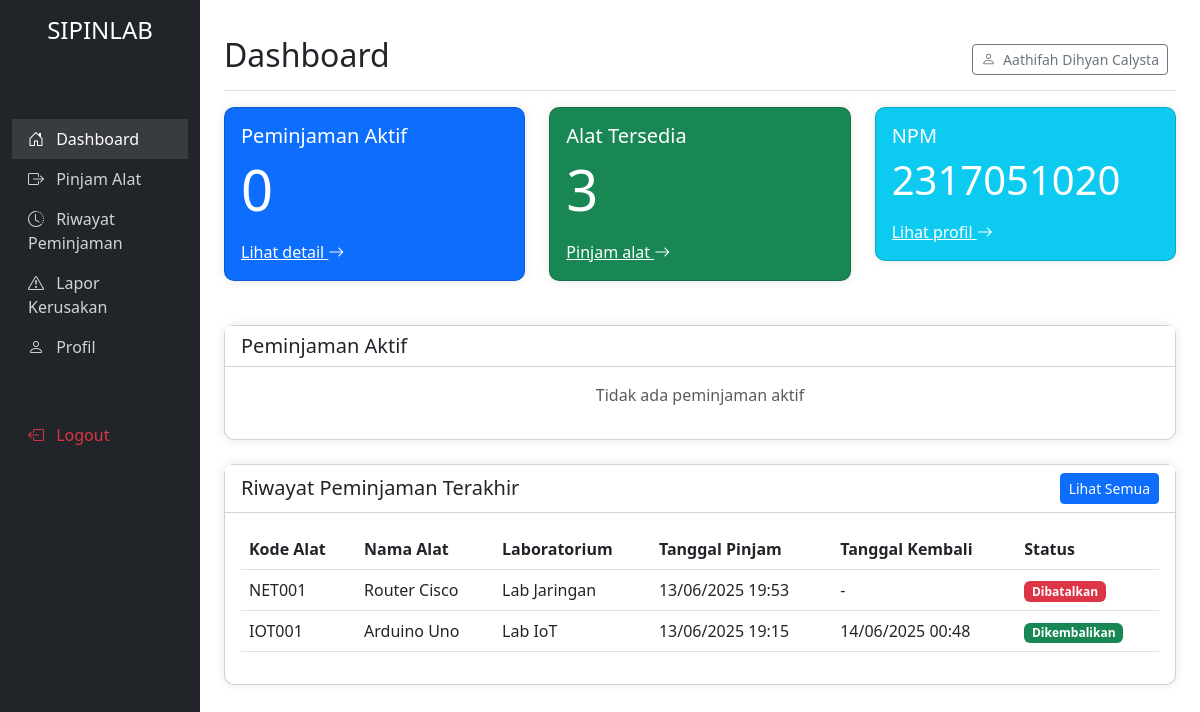
Page /mahasiswa/dashboard.php (signed in) on the committed database.
### tables this page shows
CREATE TABLE `pengguna` (
  `id` int NOT NULL AUTO_INCREMENT,
  `username` varchar(50) NOT NULL,
  `password` varchar(255) NOT NULL,
  `nama_lengkap` varchar(100) NOT NULL,
  `npm` varchar(20) DEFAULT NULL,
  `role` enum('admin','mahasiswa') NOT NULL,
  `created_at` timestamp NOT NULL DEFAULT CURRENT_TIMESTAMP,
  `updated_at` timestamp NOT NULL DEFAULT CURRENT_TIMESTAMP ON UPDATE CURRENT_TIMESTAMP,
  `email` varchar(100) DEFAULT NULL,
  `no_telp` varchar(20) DEFAULT NULL,
  PRIMARY KEY (`id`),
  UNIQUE KEY `username` (`username`),
  UNIQUE KEY `npm` (`npm`),
  KEY `idx_username` (`username`),
  KEY `idx_npm` (`npm`),
  KEY `idx_role` (`role`)
);

CREATE TABLE `peminjaman` (
  `id` int NOT NULL AUTO_INCREMENT,
  `id_peminjam` int NOT NULL,
  `tanggal_pinjam` datetime NOT NULL,
  `tanggal_kembali` datetime DEFAULT NULL,
  `status` enum('menunggu','dipinjam','dikembalikan','terlambat','dibatalkan') DEFAULT 'menunggu',
  `keterangan` text,
  `disetujui_oleh` int DEFAULT NULL,
  `created_at` timestamp NOT NULL DEFAULT CURRENT_TIMESTAMP,
  `updated_at` timestamp NOT NULL DEFAULT CURRENT_TIMESTAMP ON UPDATE CURRENT_TIMESTAMP,
  PRIMARY KEY (`id`),
  KEY `disetujui_oleh` (`disetujui_oleh`),
  KEY `idx_peminjaman_status` (`status`),
  KEY `idx_peminjaman_user` (`id_peminjam`),
  CONSTRAINT `peminjaman_ibfk_1` FOREIGN KEY (`id_peminjam`) REFERENCES `pengguna` (`id`),
  CONSTRAINT `peminjaman_ibfk_2` FOREIGN KEY (`disetujui_oleh`) REFERENCES `pengguna` (`id`)
);

CREATE TABLE `alat` (
  `id` int NOT NULL AUTO_INCREMENT,
  `kode` varchar(50) NOT NULL,
  `nama` varchar(100) NOT NULL,
  `deskripsi` text,
  `jumlah_total` int NOT NULL DEFAULT '1',
  `jumlah_tersedia` int NOT NULL DEFAULT '1',
  `kondisi` enum('baik','rusak_ringan','rusak_berat') DEFAULT 'baik',
  `id_kategori` int DEFAULT NULL,
  `id_laboratorium` int DEFAULT NULL,
  `created_at` timestamp NOT NULL DEFAULT CURRENT_TIMESTAMP,
  `updated_at` timestamp NOT NULL DEFAULT CURRENT_TIMESTAMP ON UPDATE CURRENT_TIMESTAMP,
  PRIMARY KEY (`id`),
  UNIQUE KEY `kode` (`kode`),
  KEY `id_kategori` (`id_kategori`),
  KEY `id_laboratorium` (`id_laboratorium`),
  CONSTRAINT `alat_ibfk_1` FOREIGN KEY (`id_kategori`) REFERENCES `kategori_alat` (`id`),
  CONSTRAINT `alat_ibfk_2` FOREIGN KEY (`id_laboratorium`) REFERENCES `laboratorium` (`id`)
);

CREATE TABLE `laboratorium` (
  `id` int NOT NULL AUTO_INCREMENT,
  `nama` varchar(100) NOT NULL,
  `lokasi` varchar(100) NOT NULL,
  `keterangan` text,
  `created_at` timestamp NOT NULL DEFAULT CURRENT_TIMESTAMP,
  `updated_at` timestamp NOT NULL DEFAULT CURRENT_TIMESTAMP ON UPDATE CURRENT_TIMESTAMP,
  PRIMARY KEY (`id`)
);

### config/auth.php (called while the page is built, shortened)
<?php
class Auth {
    private $db;
    public function __construct($database) {
        $this->db = $database;
    }
    public function isLoggedIn() {
        return isset($_SESSION['user_id']);
    }
    public function getUser() {
        if ($this->isLoggedIn()) {
            $conn = $this->db->getConnection();
            $query = "SELECT * FROM pengguna WHERE id = ?";
            $stmt = $conn->prepare($query);
            $stmt->execute([$_SESSION['user_id']]);
            return $stmt->fetch(PDO::FETCH_ASSOC);
        }
        return null;
    }
}
?>

### mahasiswa/dashboard.php (the view, shortened to what this page needs)
<?php
require_once '../config/auth.php';
$database = new Database();
$auth = new Auth($database);
$user = $auth->getUser();
$conn = $database->getConnection();
$query = "SELECT p.*, a.nama as nama_alat, a.kode as kode_alat, l.nama as nama_lab, dp.jumlah
          FROM peminjaman p
          JOIN detail_peminjaman dp ON p.id = dp.id_peminjaman
          JOIN alat a ON dp.id_alat = a.id
          JOIN laboratorium l ON a.id_laboratorium = l.id
          WHERE p.id_peminjam = ? AND p.status IN ('menunggu', 'dipinjam', 'terlambat')
          ORDER BY p.tanggal_pinjam DESC";
$stmt = $conn->prepare($query);
$stmt->execute([$user['id']]);
$peminjaman_aktif = $stmt->fetchAll(PDO::FETCH_ASSOC);
$query = "SELECT p.*, a.nama as nama_alat, a.kode as kode_alat, l.nama as nama_lab, dp.jumlah
          FROM peminjaman p
          JOIN detail_peminjaman dp ON p.id = dp.id_peminjaman
          JOIN alat a ON dp.id_alat = a.id
          JOIN laboratorium l ON a.id_laboratorium = l.id
          WHERE p.id_peminjam = ? AND p.status IN ('dikembalikan', 'dibatalkan')
          ORDER BY p.tanggal_pinjam DESC
          LIMIT 5";
$stmt = $conn->prepare($query);
$stmt->execute([$user['id']]);
$peminjaman_selesai = $stmt->fetchAll(PDO::FETCH_ASSOC);
$query = "SELECT a.*, k.nama as kategori, l.nama as laboratorium
          FROM alat a
          JOIN kategori_alat k ON a.id_kategori = k.id
          JOIN laboratorium l ON a.id_laboratorium = l.id
          WHERE a.jumlah_tersedia > 0
          ORDER BY a.nama ASC";
$stmt = $conn->prepare($query);
$stmt->execute();
$alat_tersedia = $stmt->fetchAll(PDO::FETCH_ASSOC);
?>
<!DOCTYPE html>
<html lang="id">
<head>
    <link href="https://cdn.jsdelivr.net/npm/bootstrap@5.3.0-alpha1/dist/css/bootstrap.min.css" rel="stylesheet">
    <link rel="stylesheet" href="https://cdn.jsdelivr.net/npm/bootstrap-icons@1.10.0/font/bootstrap-icons.css">
</head>
<body>
    <div class="container-fluid">
        <div class="row">
            <div class="col-md-3 col-lg-2 d-md-block sidebar collapse">
                <div class="position-sticky pt-3">
                    <div class="text-center mb-4">
                        <h4>SIPINLAB</h4>
                        <p class="text-muted small">Sistem Peminjaman Alat Lab</p>
                    </div>
                    <ul class="nav flex-column">
                        <li class="nav-item">
                            <a class="nav-link active" href="dashboard.php">
                                <i class="bi bi-house-door me-2"></i> Dashboard
                            </a>
                        </li>
                        <li class="nav-item">
                            <a class="nav-link" href="pinjam.php">
                                <i class="bi bi-box-arrow-right me-2"></i> Pinjam Alat
                            </a>
                        </li>
                        <li class="nav-item">
                            <a class="nav-link" href="riwayat.php">
                                <i class="bi bi-clock-history me-2"></i> Riwayat Peminjaman
                            </a>
                        </li>
                        <li class="nav-item">
                            <a class="nav-link" href="lapor-kerusakan.php">
                                <i class="bi bi-exclamation-triangle me-2"></i> Lapor Kerusakan
                            </a>
                        </li>
                        <li class="nav-item">
                            <a class="nav-link" href="profil.php">
                                <i class="bi bi-person me-2"></i> Profil
                            </a>
                        </li>
                        <li class="nav-item mt-5">
                            <a class="nav-link text-danger" href="../logout.php">
                                <i class="bi bi-box-arrow-left me-2"></i> Logout
                            </a>
                        </li>
                    </ul>
                </div>
            </div>
            <div class="col-md-9 ms-sm-auto col-lg-10 px-md-4 main-content">
                <div class="d-flex justify-content-between flex-wrap flex-md-nowrap align-items-center pt-3 pb-2 mb-3 border-bottom">
                    <h1 class="h2">Dashboard</h1>
                    <div class="btn-toolbar mb-2 mb-md-0">
                        <div class="btn-group me-2">
                            <span class="btn btn-sm btn-outline-secondary">
                                <i class="bi bi-person me-1"></i> <?php echo $user['nama_lengkap']; ?>
                            </span>
                        </div>
                    </div>
                </div>
                <div class="row">
                    <div class="col-md-4">
                        <div class="card card-dashboard bg-primary text-white">
                            <div class="card-body">
                                <h5 class="card-title">Peminjaman Aktif</h5>
                                <p class="card-text display-4"><?php echo count($peminjaman_aktif); ?></p>
                                <a href="riwayat.php" class="text-white">Lihat detail <i class="bi bi-arrow-right"></i></a>
                            </div>
                        </div>
                    </div>
                    <div class="col-md-4">
                        <div class="card card-dashboard bg-success text-white">
                            <div class="card-body">
                                <h5 class="card-title">Alat Tersedia</h5>
                                <p class="card-text display-4"><?php echo count($alat_tersedia); ?></p>
                                <a href="pinjam.php" class="text-white">Pinjam alat <i class="bi bi-arrow-right"></i></a>
                            </div>
                        </div>
                    </div>
                    <div class="col-md-4">
                        <div class="card card-dashboard bg-info text-white">
                            <div class="card-body">
                                <h5 class="card-title">NPM</h5>
                                <p class="card-text display-6"><?php echo $user['npm']; ?></p>
                                <a href="profil.php" class="text-white">Lihat profil <i class="bi bi-arrow-right"></i></a>
                            </div>
                        </div>
                    </div>
                </div>
                <div class="card card-dashboard mt-4">
                    <div class="card-header bg-white">
                        <h5 class="mb-0">Peminjaman Aktif</h5>
                    </div>
                    <div class="card-body">
                        <?php if (count($peminjaman_aktif) > 0): ?>
                            <div class="table-responsive">
                                <table class="table table-hover">
                                    <thead>
                                        <tr>
                                            <th>Kode Alat</th>
                                            <th>Nama Alat</th>
                                            <th>Laboratorium</th>
                                            <th>Tanggal Pinjam</th>
                                            <th>Jumlah</th>
                                            <th>Status</th>
                                            <th>Aksi</th>
                                        </tr>
                                    </thead>
                                    <tbody>
                                        <?php foreach ($peminjaman_aktif as $pinjam): ?>
                                            <tr>
                                                <td><?php echo $pinjam['kode_alat']; ?></td>
                                                <td><?php echo $pinjam['nama_alat']; ?></td>
                                                <td><?php echo $pinjam['nama_lab']; ?></td>
                                                <td><?php echo date('d/m/Y H:i', strtotime($pinjam['tanggal_pinjam'])); ?></td>
                                                <td><?php echo $pinjam['jumlah']; ?></td>
                                                <td>
                                                    <?php if ($pinjam['status'] == 'menunggu'): ?>
                                                        <span class="badge bg-warning">Menunggu</span>
                                                    <?php elseif ($pinjam['status'] == 'dipinjam'): ?>
                                                        <span class="badge bg-primary">Dipinjam</span>
                                                    <?php elseif ($pinjam['status'] == 'terlambat'): ?>
                                                        <span class="badge bg-danger">Terlambat</span>
                                                    <?php endif; ?>
                                                </td>
                                                <td>
                                                    <a href="detail-peminjaman.php?id=<?php echo $pinjam['id']; ?>" class="btn btn-sm btn-info">
                                                        <i class="bi bi-eye"></i> Detail
                                                    </a>
                                                </td>
                                            </tr>
                                        <?php endforeach; ?>
                                    </tbody>
                                </table>
                            </div>
                        <?php else: ?>
                            <p class="text-center text-muted">Tidak ada peminjaman aktif</p>
                        <?php endif; ?>
                    </div>
                </div>
                <div class="card card-dashboard mt-4">
                    <div class="card-header bg-white d-flex justify-content-between align-items-center">
                        <h5 class="mb-0">Riwayat Peminjaman Terakhir</h5>
                        <a href="riwayat.php" class="btn btn-sm btn-primary">Lihat Semua</a>
                    </div>
                    <div class="card-body">
                        <?php if (count($peminjaman_selesai) > 0): ?>
                            <div class="table-responsive">
                                <table class="table table-hover">
                                    <thead>
                                        <tr>
                                            <th>Kode Alat</th>
                                            <th>Nama Alat</th>
                                            <th>Laboratorium</th>
                                            <th>Tanggal Pinjam</th>
                                            <th>Tanggal Kembali</th>
                                            <th>Status</th>
                                        </tr>
                                    </thead>
                                    <tbody>
                                        <?php foreach ($peminjaman_selesai as $pinjam): ?>
                                            <tr>
                                                <td><?php echo $pinjam['kode_alat']; ?></td>
                                                <td><?php echo $pinjam['nama_alat']; ?></td>
                                                <td><?php echo $pinjam['nama_lab']; ?></td>
                                                <td><?php echo date('d/m/Y H:i', strtotime($pinjam['tanggal_pinjam'])); ?></td>
                                                <td>
                                                    <?php echo $pinjam['tanggal_kembali'] ? date('d/m/Y H:i', strtotime($pinjam['tanggal_kembali'])) : '-'; ?>
                                                </td>
                                                <td>
                                                    <?php if ($pinjam['status'] == 'dikembalikan'): ?>
                                                        <span class="badge bg-success">Dikembalikan</span>
                                                    <?php elseif ($pinjam['status'] == 'dibatalkan'): ?>
                                                        <span class="badge bg-danger">Dibatalkan</span>
                                                    <?php endif; ?>
                                                </td>
                                            </tr>
                                        <?php endforeach; ?>
                                    </tbody>
                                </table>
                            </div>
                        <?php else: ?>
                            <p class="text-center text-muted">Tidak ada riwayat peminjaman</p>
                        <?php endif; ?>
                    </div>
                </div>
            </div>
        </div>
    </div>
</body>
</html>

### mahasiswa/dashboard.php (style rules this page uses)
.sidebar { min-height: 100vh; background-color: #212529; color: #fff; }
.sidebar .nav-link { color: rgba(255, 255, 255, 0.8); }
.sidebar .nav-link.active { color: #fff; background-color: rgba(255, 255, 255, 0.1); }
.main-content { padding: 20px; }
.card-dashboard { margin-bottom: 20px; border-radius: 10px; box-shadow: 0 0 10px rgba(0, 0, 0, 0.1); }

### rows in the picture
pengguna: nama_lengkap "Aathifah Dihyan Calysta", npm "2317051020"
peminjaman: alat.kode "NET001", alat.nama "Router Cisco", laboratorium.nama "Lab Jaringan", tanggal_pinjam "13/06/2025 19:53", status "Dibatalkan"
peminjaman: alat.kode "IOT001", alat.nama "Arduino Uno", laboratorium.nama "Lab IoT", tanggal_pinjam "13/06/2025 19:15", tanggal_kembali "14/06/2025 00:48", status "Dikembalikan"

### other values in the picture
count($peminjaman_aktif) "0"
count($alat_tersedia) "3"
